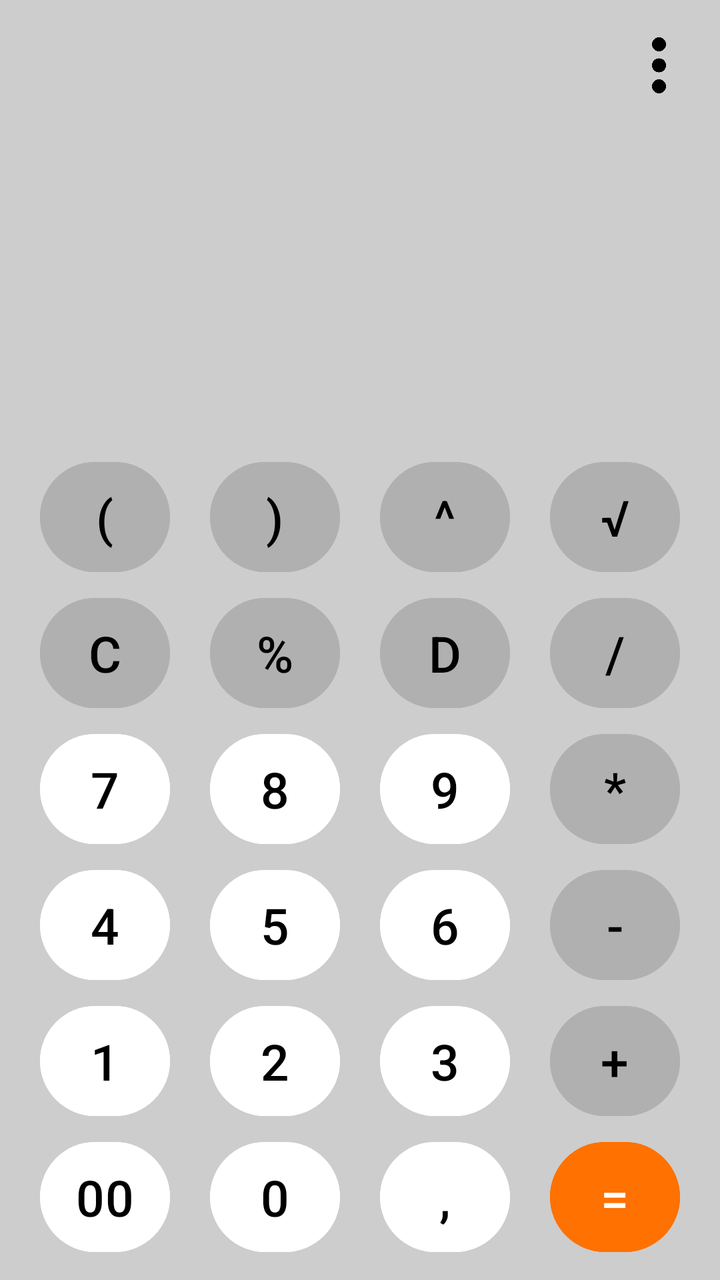
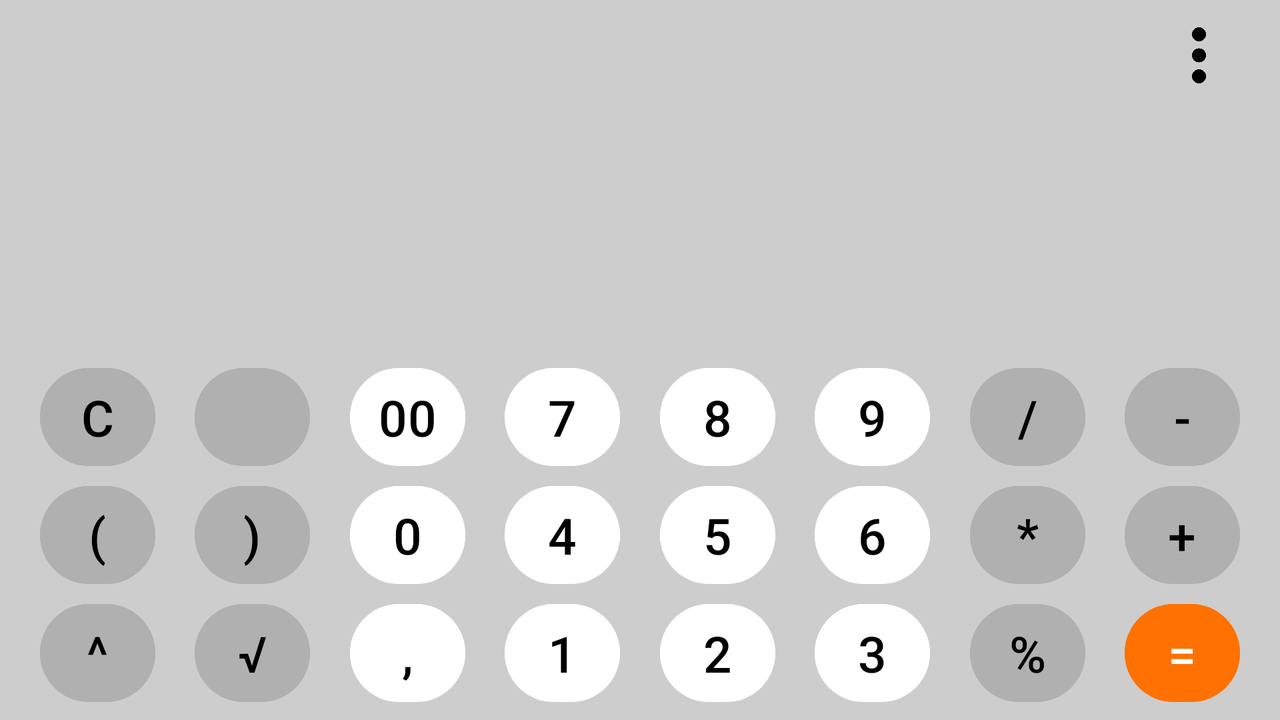

The same Android screen from two of the app's own layout files: first res/layout/ as a phone draws it, then the repository's variant for another configuration, drawn on a device whose configuration selects that folder. Both files follow.
<!-- AndroidManifest.xml: application theme Base.Theme.Calculator -->
<!-- res/layout/activity_main.xml -->
<?xml version="1.0" encoding="utf-8"?>
<androidx.constraintlayout.widget.ConstraintLayout
    xmlns:android="http://schemas.android.com/apk/res/android"
    xmlns:app="http://schemas.android.com/apk/res-auto"
    xmlns:tools="http://schemas.android.com/tools"
    android:id="@+id/main"
    tools:context=".MainActivity"
    android:layout_width="match_parent"
    android:layout_height="match_parent"

    android:layout_marginVertical="@dimen/margin_vertical"
    android:fitsSystemWindows="true">

    <ImageButton
        android:id="@+id/menuButton"
        style="@style/ButtonImagePoints"
        android:layout_gravity="right"
        tools:ignore="ContentDescription,MissingConstraints" />

    <EditText
        android:id="@+id/textBox"
        style="@style/TextBox"
        android:singleLine="true"
        android:focusable="true"
        android:focusableInTouchMode="true"
        android:background="@android:color/transparent"
        android:scrollHorizontally="true"
        android:ellipsize="end"
        android:gravity="end"
        app:layout_constraintBottom_toTopOf="@+id/textView"
        app:layout_constraintEnd_toEndOf="parent"
        app:layout_constraintStart_toStartOf="parent" />

    <EditText
        android:id="@+id/textView"
        style="@style/TextViewStyle"
        android:singleLine="true"
        android:background="@android:color/transparent"
        android:scrollHorizontally="true"
        android:ellipsize="end"
        android:gravity="end"
        android:onClick="Example_Click"
        app:layout_constraintEnd_toEndOf="parent"
        app:layout_constraintStart_toStartOf="parent"
        tools:ignore="MissingConstraints" />



    <androidx.constraintlayout.widget.ConstraintLayout
        android:id="@+id/grid"
        android:layout_width="match_parent"
        android:layout_height="wrap_content"
        app:layout_constraintBottom_toBottomOf="parent"
        app:layout_constraintStart_toStartOf="parent"
        app:layout_constraintEnd_toEndOf="parent">

        
        <Button
            android:id="@+id/openBr"
            style="@style/ButtonSingLight"
            android:onClick="Brackets_Click"
            android:text="("
            app:layout_constraintEnd_toStartOf="@id/closeBr"
            app:layout_constraintStart_toStartOf="parent"
            app:layout_constraintTop_toTopOf="parent"
            />

        <Button
            android:id="@+id/closeBr"
            style="@style/ButtonSingLight"
            android:onClick="Brackets_Click"
            android:text=")"
            app:layout_constraintEnd_toStartOf="@id/powSign"
            app:layout_constraintStart_toEndOf="@id/openBr"
            app:layout_constraintTop_toTopOf="parent" />

        <Button
            android:id="@+id/powSign"
            style="@style/ButtonSingLight"
            android:onClick="Pow_Click"
            android:text="^"
            app:layout_constraintEnd_toStartOf="@id/sqrtSign"
            app:layout_constraintStart_toEndOf="@id/closeBr"
            app:layout_constraintTop_toTopOf="parent" />

        <Button
            android:id="@+id/sqrtSign"
            style="@style/ButtonSingLight"
            android:onClick="Sqrt_Click"
            android:text="√"
            app:layout_constraintEnd_toEndOf="parent"
            app:layout_constraintStart_toEndOf="@id/powSign"
            app:layout_constraintTop_toTopOf="parent" />

        
        <Button
            android:id="@+id/deleteAll"
            style="@style/ButtonSingLight"
            android:onClick="Delete_Click"
            android:text="C"
            app:layout_constraintEnd_toStartOf="@id/percent"
            app:layout_constraintStart_toStartOf="parent"
            app:layout_constraintTop_toBottomOf="@id/openBr" />

        <Button
            android:id="@+id/percent"
            style="@style/ButtonSingLight"
            android:onClick="Percent_Click"
            android:text="%"
            app:layout_constraintEnd_toStartOf="@id/deleteOnce"
            app:layout_constraintStart_toEndOf="@id/deleteAll"
            app:layout_constraintTop_toBottomOf="@id/closeBr" />

        <Button
            android:id="@+id/deleteOnce"
            style="@style/ButtonSingLight"
            android:onClick="Delete_Click"
            android:text="D"
            app:layout_constraintEnd_toStartOf="@id/divSign"
            app:layout_constraintStart_toEndOf="@id/percent"
            app:layout_constraintTop_toBottomOf="@+id/powSign" />

        <Button
            android:id="@+id/divSign"
            style="@style/ButtonSingLight"
            android:onClick="Signs_Click"
            android:text="/"
            app:layout_constraintEnd_toEndOf="parent"
            app:layout_constraintStart_toEndOf="@id/deleteOnce"
            app:layout_constraintTop_toBottomOf="@id/sqrtSign" />

        
        <Button
            android:id="@+id/seven"
            style="@style/ButtonNumberLight"
            android:onClick="Numbers_Click"
            android:text="7"
            app:layout_constraintEnd_toStartOf="@id/eight"
            app:layout_constraintStart_toStartOf="parent"
            app:layout_constraintTop_toBottomOf="@id/deleteAll" />

        <Button
            android:id="@+id/eight"
            style="@style/ButtonNumberLight"
            android:onClick="Numbers_Click"
            android:text="8"
            app:layout_constraintEnd_toStartOf="@id/nine"
            app:layout_constraintStart_toEndOf="@id/seven"
            app:layout_constraintTop_toBottomOf="@id/percent" />

        <Button
            android:id="@+id/nine"
            style="@style/ButtonNumberLight"
            android:onClick="Numbers_Click"
            android:text="9"
            app:layout_constraintEnd_toStartOf="@id/multy"
            app:layout_constraintStart_toEndOf="@id/eight"
            app:layout_constraintTop_toBottomOf="@id/deleteOnce" />

        <Button
            android:id="@+id/multy"
            style="@style/ButtonSingLight"
            android:onClick="Signs_Click"
            android:text="*"
            app:layout_constraintEnd_toEndOf="parent"
            app:layout_constraintStart_toEndOf="@id/nine"
            app:layout_constraintTop_toBottomOf="@id/divSign" />

        
        <Button
            android:id="@+id/four"
            style="@style/ButtonNumberLight"
            android:onClick="Numbers_Click"
            android:text="4"
            app:layout_constraintEnd_toStartOf="@id/five"
            app:layout_constraintStart_toStartOf="parent"
            app:layout_constraintTop_toBottomOf="@id/seven" />

        <Button
            android:id="@+id/five"
            style="@style/ButtonNumberLight"
            android:onClick="Numbers_Click"
            android:text="5"
            app:layout_constraintEnd_toStartOf="@id/six"
            app:layout_constraintStart_toEndOf="@id/four"
            app:layout_constraintTop_toBottomOf="@id/eight" />

        <Button
            android:id="@+id/six"
            style="@style/ButtonNumberLight"
            android:onClick="Numbers_Click"
            android:text="6"
            app:layout_constraintEnd_toStartOf="@id/minus"
            app:layout_constraintStart_toEndOf="@id/five"
            app:layout_constraintTop_toBottomOf="@id/nine" />

        <Button
            android:id="@+id/minus"
            style="@style/ButtonSingLight"
            android:onClick="Signs_Click"
            android:text="-"
            app:layout_constraintEnd_toEndOf="parent"
            app:layout_constraintStart_toEndOf="@id/six"
            app:layout_constraintTop_toBottomOf="@id/multy" />

        
        <Button
            android:id="@+id/one"
            style="@style/ButtonNumberLight"
            android:onClick="Numbers_Click"
            android:text="1"
            app:layout_constraintEnd_toStartOf="@id/two"
            app:layout_constraintStart_toStartOf="parent"
            app:layout_constraintTop_toBottomOf="@id/four" />

        <Button
            android:id="@+id/two"
            style="@style/ButtonNumberLight"
            android:onClick="Numbers_Click"
            android:text="2"
            app:layout_constraintEnd_toStartOf="@id/three"
            app:layout_constraintStart_toEndOf="@id/one"
            app:layout_constraintTop_toBottomOf="@id/five" />

        <Button
            android:id="@+id/three"
            style="@style/ButtonNumberLight"
            android:onClick="Numbers_Click"
            android:text="3"
            app:layout_constraintEnd_toStartOf="@id/plus"
            app:layout_constraintStart_toEndOf="@id/two"
            app:layout_constraintTop_toBottomOf="@id/six" />

        <Button
            android:id="@+id/plus"
            style="@style/ButtonSingLight"
            android:onClick="Signs_Click"
            android:text="+"
            app:layout_constraintEnd_toEndOf="parent"
            app:layout_constraintStart_toEndOf="@id/three"
            app:layout_constraintTop_toBottomOf="@id/minus" />

        
        <Button
            android:id="@+id/doubleZero"
            style="@style/ButtonNumberLight"
            android:onClick="Numbers_Click"
            android:text="00"
            app:layout_constraintEnd_toStartOf="@id/zero"
            app:layout_constraintStart_toStartOf="parent"
            app:layout_constraintTop_toBottomOf="@id/one" />

        <Button
            android:id="@+id/zero"
            style="@style/ButtonNumberLight"
            android:onClick="Numbers_Click"
            android:text="0"
            app:layout_constraintEnd_toStartOf="@id/comma"
            app:layout_constraintStart_toEndOf="@id/doubleZero"
            app:layout_constraintTop_toBottomOf="@id/two" />

        <Button
            android:id="@+id/comma"
            style="@style/ButtonNumberLight"
            android:onClick="Comma_Click"
            android:text=","
            app:layout_constraintEnd_toStartOf="@id/equals"
            app:layout_constraintStart_toEndOf="@id/zero"
            app:layout_constraintTop_toBottomOf="@id/three" />

        <Button
            android:id="@+id/equals"
            style="@style/ButtonEqualsLight"
            android:onClick="Equals_Click"
            android:text="="
            app:layout_constraintEnd_toEndOf="parent"
            app:layout_constraintStart_toEndOf="@id/comma"
            app:layout_constraintTop_toBottomOf="@id/plus" />

    </androidx.constraintlayout.widget.ConstraintLayout>

</androidx.constraintlayout.widget.ConstraintLayout>
<!-- resources referenced by this layout -->
<resources>
  <!-- from res/values-h600dp-normal/ -->
  <dimen name="margin_vertical"> 10dp</dimen>
  <style name="ButtonEqualsLight" parent="ButtonStyle">
          <item name="android:textColor">@color/white</item>
          <item name="android:backgroundTint">?attr/ColorEqualsButton</item>
      </style>
  <style name="ButtonImagePoints" parent="BasedImageStyle">
          <item name="android:layout_width">@dimen/image_width</item>
          <item name="android:layout_height">@dimen/image_height</item>
          <item name="android:scaleType">centerCrop</item>
  
          <item name="android:layout_marginRight"> 15dp </item>
  
          <item name="layout_constraintEnd_toEndOf"> parent</item>
          <item name="layout_constraintTop_toTopOf"> parent</item>
      </style>
  <style name="ButtonNumberLight" parent="ButtonStyle">
          <item name="android:textColor">@color/black</item>
          <item name="android:backgroundTint">?attr/ColorNumberButton</item>
      </style>
  <style name="ButtonSingLight" parent="ButtonStyle">
          <item name="android:textColor">@color/black</item>
          <item name="android:backgroundTint">?attr/ColorSignButton</item>
      </style>
  <style name="TextBox" parent="TextViewStyle">
          <item name="layout_constraintEnd_toEndOf"> parent </item>
          <item name="layout_constraintBottom_toTopOf">@id/textView</item>
  
          <item name="android:textSize">@dimen/textBox_text_size</item>
      </style>
  <style name="TextViewStyle">
          <item name="android:layout_width"> 0dp</item>
          <item name="android:layout_height">wrap_content </item>
  
          <item name="android:text"> "" </item>
          <item name="android:maxLines"> 1 </item>
          <item name="android:textSize">@dimen/text_size</item>
  
          <item name="android:layout_marginBottom"> @dimen/margin_bottom_view </item>
          <item name="layout_constraintWidth_percent">@dimen/textView_width_percent</item>
  
          <item name="layout_constraintBottom_toTopOf">@id/grid</item>
          <item name="layout_constraintStart_toStartOf"> parent </item>
      </style>
  <style name="ButtonStyle">
          <item name="android:layout_height">@dimen/button_height</item>
          <item name="android:layout_width"> 0dp </item>
          <item name="android:layout_marginVertical"> @dimen/btn_bottom_margin</item>
          <item name="android:textSize"> @dimen/button_text_size</item>
          <item name="layout_constraintWidth_percent"> @dimen/button_width_percent</item>
          <item name="android:padding"> 1dp </item>
      </style>
  <color name="white">#FFFFFFFF</color>
  <style name="BasedImageStyle">
          <item name="android:src">@drawable/black_points</item>
          <item name="android:backgroundTint">@color/light_gray</item>
      </style>
  <dimen name="image_width"> 31dp </dimen>
  <dimen name="image_height"> 45dp </dimen>
  <color name="black">#FF000000</color>
  <!-- from res/values-h600dp-normal/ -->
  <dimen name="textBox_text_size">35sp</dimen>
  <!-- from res/values-h600dp-normal/ -->
  <dimen name="text_size">25sp</dimen>
  <!-- from res/values-h600dp-normal/ -->
  <dimen name="margin_bottom_view"> 15dp</dimen>
  <!-- from res/values-h600dp-normal/ -->
  <dimen name="textView_width_percent"> 0.88</dimen>
  <color name="light_gray">#CDCDCD</color>
  <color name="orange">#FF7100</color>
  <color name="lighter_gray">#B1B0B0</color>
  <color name="darker_gray">#5E5E5E</color>
  <!-- from res/values-h600dp-normal/ -->
  <dimen name="button_height">63dp</dimen>
  <!-- from res/values-h600dp-normal/ -->
  <dimen name="btn_bottom_margin"> 5dp </dimen>
  <dimen name="button_text_size">25sp</dimen>
  <!-- from res/values-h600dp-normal/ -->
  <dimen name="button_width_percent"> 0.18 </dimen>
</resources>
<!-- res/layout-land/activity_main.xml (the repository's variant of the layout above) -->
<!-- drawn on the phone turned sideways -->
<?xml version="1.0" encoding="utf-8"?>
<androidx.constraintlayout.widget.ConstraintLayout
    xmlns:android="http://schemas.android.com/apk/res/android"
    xmlns:app="http://schemas.android.com/apk/res-auto"
    xmlns:tools="http://schemas.android.com/tools"
    android:id="@+id/main"
    tools:context=".MainActivity"
    android:layout_width="match_parent"
    android:layout_height="match_parent"

    android:layout_marginVertical="@dimen/margin_vertical"
    android:fitsSystemWindows="true">

    <ImageButton
        android:id="@+id/menuButton"
        style="@style/ButtonImagePoints"
        android:layout_gravity="right"
        tools:ignore="ContentDescription,MissingConstraints,SpeakableTextPresentCheck,TouchTargetSizeCheck" />

    <EditText
        android:id="@+id/textBox"
        style="@style/TextBox"
        android:singleLine="true"
        android:focusable="true"
        android:inputType="textNoSuggestions"
        android:focusableInTouchMode="true"
        android:textIsSelectable="false"
        android:longClickable="false"
        android:background="@android:color/transparent"
        android:scrollHorizontally="true"
        android:ellipsize="end"
        android:gravity="end"
        app:layout_constraintBottom_toTopOf="@+id/textView"
        app:layout_constraintEnd_toEndOf="parent"
        app:layout_constraintStart_toStartOf="parent" />

    <EditText
        android:id="@+id/textView"
        style="@style/TextViewStyle"
        android:singleLine="true"
        android:background="@android:color/transparent"
        android:scrollHorizontally="true"
        android:ellipsize="end"
        android:gravity="end"
        android:onClick="Example_Click"
        app:layout_constraintEnd_toEndOf="parent"
        app:layout_constraintStart_toStartOf="parent"
        tools:ignore="MissingConstraints" />

    <androidx.constraintlayout.widget.ConstraintLayout
        android:id="@+id/grid"
        android:layout_width="match_parent"
        android:layout_height="wrap_content"
        app:layout_constraintBottom_toBottomOf="parent"
        app:layout_constraintStart_toStartOf="parent"
        app:layout_constraintEnd_toEndOf="parent">

        

        <Button
            android:id="@+id/deleteAll"
            style="@style/ButtonSingLight"
            android:onClick="Delete_Click"
            android:text="C"
            app:layout_constraintEnd_toStartOf="@+id/deleteOnce"
            app:layout_constraintStart_toStartOf="parent"
            app:layout_constraintTop_toTopOf="parent" />

        <Button
            android:id="@+id/deleteOnce"
            style="@style/ButtonDeleteOnce"
            android:onClick="Delete_Click"
            app:icon="?attr/StyleButtonBackspace"
            app:layout_constraintEnd_toStartOf="@+id/doubleZero"
            app:layout_constraintStart_toEndOf="@id/deleteAll"
            app:layout_constraintTop_toTopOf="parent" />

        <Button
            android:id="@+id/doubleZero"
            style="@style/ButtonNumberLight"
            android:onClick="Numbers_Click"
            android:text="00"
            app:layout_constraintEnd_toStartOf="@+id/seven"
            app:layout_constraintStart_toEndOf="@id/deleteOnce"
            app:layout_constraintTop_toTopOf="parent" />

        <Button
            android:id="@+id/seven"
            style="@style/ButtonNumberLight"
            android:onClick="Numbers_Click"
            android:text="7"
            app:layout_constraintEnd_toStartOf="@+id/eight"
            app:layout_constraintStart_toEndOf="@id/doubleZero"
            app:layout_constraintTop_toTopOf="parent" />

        <Button
            android:id="@+id/eight"
            style="@style/ButtonNumberLight"
            android:onClick="Numbers_Click"
            android:text="8"
            app:layout_constraintEnd_toStartOf="@+id/nine"
            app:layout_constraintStart_toEndOf="@id/seven"
            app:layout_constraintTop_toTopOf="parent" />

        <Button
            android:id="@+id/nine"
            style="@style/ButtonNumberLight"
            android:onClick="Numbers_Click"
            android:text="9"
            app:layout_constraintEnd_toStartOf="@+id/divSign"
            app:layout_constraintStart_toEndOf="@id/eight"
            app:layout_constraintTop_toTopOf="parent" />

        <Button
            android:id="@+id/divSign"
            style="@style/ButtonSingLight"
            android:onClick="Signs_Click"
            android:text="/"
            app:layout_constraintEnd_toStartOf="@+id/minus"
            app:layout_constraintStart_toEndOf="@id/nine"
            app:layout_constraintTop_toTopOf="parent" />

        <Button
            android:id="@+id/minus"
            style="@style/ButtonSingLight"
            android:onClick="Signs_Click"
            android:text="-"
            app:layout_constraintEnd_toEndOf="parent"
            app:layout_constraintStart_toEndOf="@id/divSign"
            app:layout_constraintTop_toTopOf="parent" />

        

        <Button
            android:id="@+id/openBr"
            style="@style/ButtonSingLight"
            android:onClick="Brackets_Click"
            android:text="("
            app:layout_constraintEnd_toStartOf="@id/closeBr"
            app:layout_constraintStart_toStartOf="parent"
            app:layout_constraintTop_toBottomOf="@id/deleteAll"
            />

        <Button
            android:id="@+id/closeBr"
            style="@style/ButtonSingLight"
            android:onClick="Brackets_Click"
            android:text=")"
            app:layout_constraintEnd_toStartOf="@id/zero"
            app:layout_constraintStart_toEndOf="@id/openBr"
            app:layout_constraintTop_toBottomOf="@id/deleteOnce" />

        <Button
            android:id="@+id/zero"
            style="@style/ButtonNumberLight"
            android:onClick="Numbers_Click"
            android:text="0"
            app:layout_constraintEnd_toStartOf="@id/four"
            app:layout_constraintStart_toEndOf="@id/closeBr"
            app:layout_constraintTop_toBottomOf="@id/doubleZero" />

        <Button
            android:id="@+id/four"
            style="@style/ButtonNumberLight"
            android:onClick="Numbers_Click"
            android:text="4"
            app:layout_constraintEnd_toStartOf="@id/five"
            app:layout_constraintStart_toEndOf="@id/zero"
            app:layout_constraintTop_toBottomOf="@id/seven" />

        <Button
            android:id="@+id/five"
            style="@style/ButtonNumberLight"
            android:onClick="Numbers_Click"
            android:text="5"
            app:layout_constraintEnd_toStartOf="@id/six"
            app:layout_constraintStart_toEndOf="@id/four"
            app:layout_constraintTop_toBottomOf="@id/eight" />

        <Button
            android:id="@+id/six"
            style="@style/ButtonNumberLight"
            android:onClick="Numbers_Click"
            android:text="6"
            app:layout_constraintEnd_toStartOf="@id/multy"
            app:layout_constraintStart_toEndOf="@id/five"
            app:layout_constraintTop_toBottomOf="@id/nine" />

        <Button
            android:id="@+id/multy"
            style="@style/ButtonSingLight"
            android:onClick="Signs_Click"
            android:text="*"
            app:layout_constraintEnd_toStartOf="@id/plus"
            app:layout_constraintStart_toEndOf="@id/six"
            app:layout_constraintTop_toBottomOf="@id/divSign" />

        <Button
            android:id="@+id/plus"
            style="@style/ButtonSingLight"
            android:onClick="Signs_Click"
            android:text="+"
            app:layout_constraintEnd_toEndOf="parent"
            app:layout_constraintStart_toEndOf="@id/multy"
            app:layout_constraintTop_toBottomOf="@id/minus" />

        

        <Button
            android:id="@+id/powSign"
            style="@style/ButtonSingLight"
            android:text="^"
            app:layout_constraintEnd_toStartOf="@id/sqrtSign"
            app:layout_constraintStart_toStartOf="parent"
            app:layout_constraintTop_toBottomOf="@id/openBr" />

        <Button
            android:id="@+id/sqrtSign"
            style="@style/ButtonSingLight"
            android:text="√"
            app:layout_constraintEnd_toStartOf="@id/comma"
            app:layout_constraintStart_toEndOf="@id/powSign"
            app:layout_constraintTop_toBottomOf="@id/closeBr" />

        <Button
            android:id="@+id/comma"
            style="@style/ButtonNumberLight"
            android:onClick="Comma_Click"
            android:text=","
            app:layout_constraintEnd_toStartOf="@id/one"
            app:layout_constraintStart_toEndOf="@id/sqrtSign"
            app:layout_constraintTop_toBottomOf="@id/zero" />

        <Button
            android:id="@+id/one"
            style="@style/ButtonNumberLight"
            android:onClick="Numbers_Click"
            android:text="1"
            app:layout_constraintEnd_toStartOf="@id/two"
            app:layout_constraintStart_toEndOf="@id/comma"
            app:layout_constraintTop_toBottomOf="@id/four" />

        <Button
            android:id="@+id/two"
            style="@style/ButtonNumberLight"
            android:onClick="Numbers_Click"
            android:text="2"
            app:layout_constraintEnd_toStartOf="@id/three"
            app:layout_constraintStart_toEndOf="@id/one"
            app:layout_constraintTop_toBottomOf="@id/five" />

        <Button
            android:id="@+id/three"
            style="@style/ButtonNumberLight"
            android:onClick="Numbers_Click"
            android:text="3"
            app:layout_constraintEnd_toStartOf="@id/percent"
            app:layout_constraintStart_toEndOf="@id/two"
            app:layout_constraintTop_toBottomOf="@id/six" />

        <Button
            android:id="@+id/percent"
            style="@style/ButtonSingLight"
            android:onClick="Percent_Click"
            android:text="%"
            app:layout_constraintEnd_toStartOf="@id/equals"
            app:layout_constraintStart_toEndOf="@id/three"
            app:layout_constraintTop_toBottomOf="@id/multy" />

        <Button
            android:id="@+id/equals"
            style="@style/ButtonEqualsLight"
            android:onClick="Equals_Click"
            android:text="="
            app:layout_constraintEnd_toEndOf="parent"
            app:layout_constraintStart_toEndOf="@id/percent"
            app:layout_constraintTop_toBottomOf="@id/plus" />

    </androidx.constraintlayout.widget.ConstraintLayout>

</androidx.constraintlayout.widget.ConstraintLayout>
<!-- resources referenced by the variant -->
<!-- as the phone turned sideways resolves them -->
<resources>
  <!-- from res/values-h360dp-normal-land/ -->
  <dimen name="margin_vertical"> 5dp</dimen>
  <!-- from res/values-land/ -->
  <style name="ButtonDeleteOnce" parent="ButtonStyle">
          <item name="iconTint">?attr/ColorTextElements</item>
          <item name="android:backgroundTint">?attr/ColorSignButton</item>
          <item name="iconGravity"> textStart</item>
          <item name="android:gravity"> center</item>
          <item name="iconSize">@dimen/backspace_btn_size</item>
      </style>
  <style name="ButtonEqualsLight" parent="ButtonStyle">
          <item name="android:textColor">@color/white</item>
          <item name="android:backgroundTint">?attr/ColorEqualsButton</item>
      </style>
  <!-- from res/values-land/ -->
  <style name="ButtonImagePoints" parent="BasedImageStyle">
          <item name="android:layout_width">@dimen/image_width</item>
          <item name="android:layout_height">@dimen/image_height</item>
          <item name="android:scaleType">centerCrop</item>
  
          <item name="android:layout_marginRight"> 25dp </item>
  
          <item name="layout_constraintEnd_toEndOf"> parent</item>
          <item name="layout_constraintTop_toTopOf"> parent</item>
      </style>
  <style name="ButtonNumberLight" parent="ButtonStyle">
          <item name="android:textColor">@color/black</item>
          <item name="android:backgroundTint">?attr/ColorNumberButton</item>
      </style>
  <style name="ButtonSingLight" parent="ButtonStyle">
          <item name="android:textColor">@color/black</item>
          <item name="android:backgroundTint">?attr/ColorSignButton</item>
      </style>
  <style name="TextBox" parent="TextViewStyle">
          <item name="layout_constraintEnd_toEndOf"> parent </item>
          <item name="layout_constraintBottom_toTopOf">@id/textView</item>
  
          <item name="android:textSize">@dimen/textBox_text_size</item>
      </style>
  <style name="ButtonStyle">
          <item name="android:layout_height">@dimen/button_height</item>
          <item name="android:layout_width"> 0dp </item>
          <item name="android:layout_marginVertical"> @dimen/btn_bottom_margin</item>
          <item name="android:textSize"> @dimen/button_text_size</item>
          <item name="layout_constraintWidth_percent"> @dimen/button_width_percent</item>
          <item name="android:padding"> 1dp </item>
      </style>
  <!-- from res/values-h360dp-normal-land/ -->
  <dimen name="backspace_btn_size"> 40dp </dimen>
  <color name="white">#FFFFFFFF</color>
  <style name="BasedImageStyle">
          <item name="android:src">@drawable/black_points</item>
          <item name="android:backgroundTint">@color/light_gray</item>
      </style>
  <!-- from res/values-h360dp-normal-land/ -->
  <dimen name="image_width"> 31dp </dimen>
  <!-- from res/values-h360dp-normal-land/ -->
  <dimen name="image_height"> 45dp </dimen>
  <color name="black">#FF000000</color>
  <!-- from res/values-h360dp-normal-land/ -->
  <dimen name="textBox_text_size">35sp</dimen>
  <!-- from res/values-h360dp-normal-land/ -->
  <dimen name="text_size">27sp</dimen>
  <!-- from res/values-h360dp-normal-land/ -->
  <dimen name="margin_bottom_view"> 12dp</dimen>
  <!-- from res/values-h360dp-normal-land/ -->
  <dimen name="textView_width_percent"> 0.95 </dimen>
  <color name="light_gray">#CDCDCD</color>
  <color name="orange">#FF7100</color>
  <color name="lighter_gray">#B1B0B0</color>
  <color name="darker_gray">#5E5E5E</color>
  <!-- from res/values-h360dp-normal-land/ -->
  <dimen name="button_height">57dp</dimen>
  <!-- from res/values-h360dp-normal-land/ -->
  <dimen name="btn_bottom_margin"> 2dp </dimen>
  <!-- from res/values-h360dp-normal-land/ -->
  <dimen name="button_text_size">25sp</dimen>
  <!-- from res/values-h360dp-normal-land/ -->
  <dimen name="button_width_percent"> 0.09 </dimen>
</resources>
